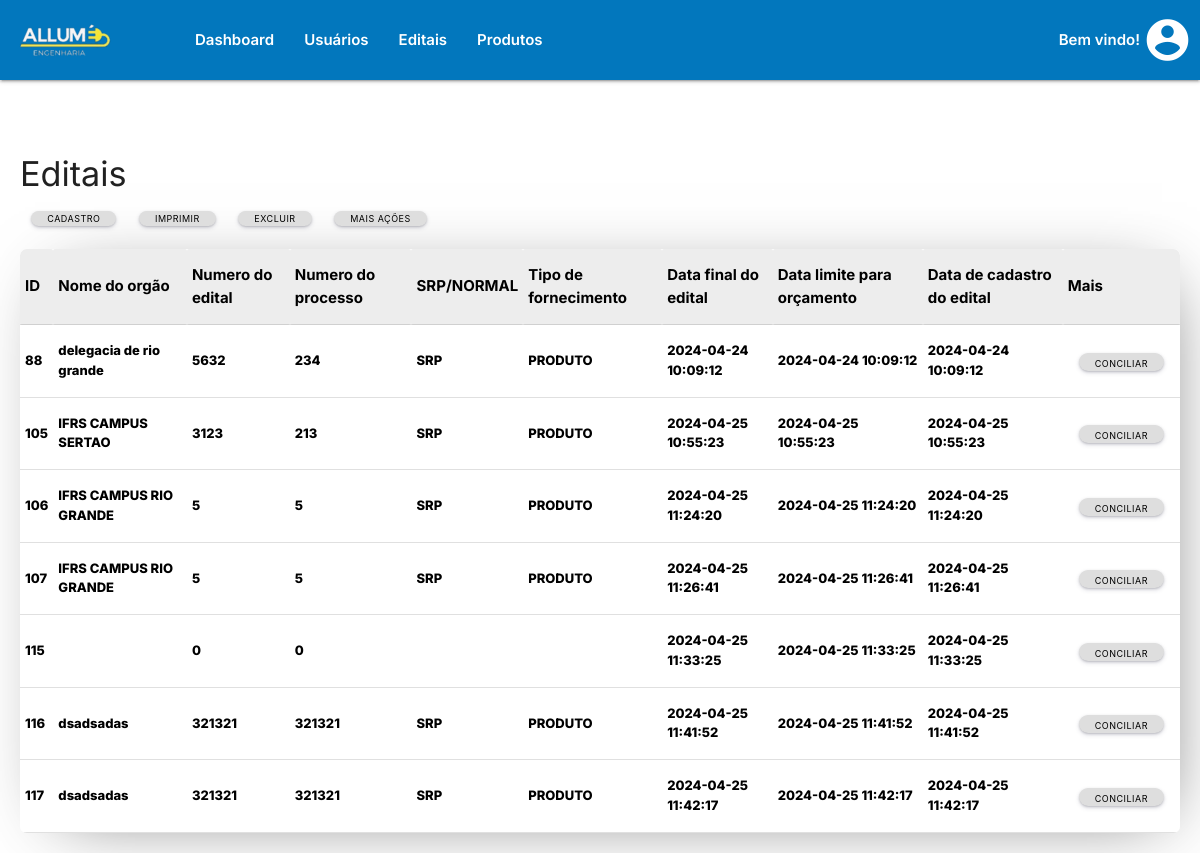
Before: /teste/tabelaEditais.php with the older database file.
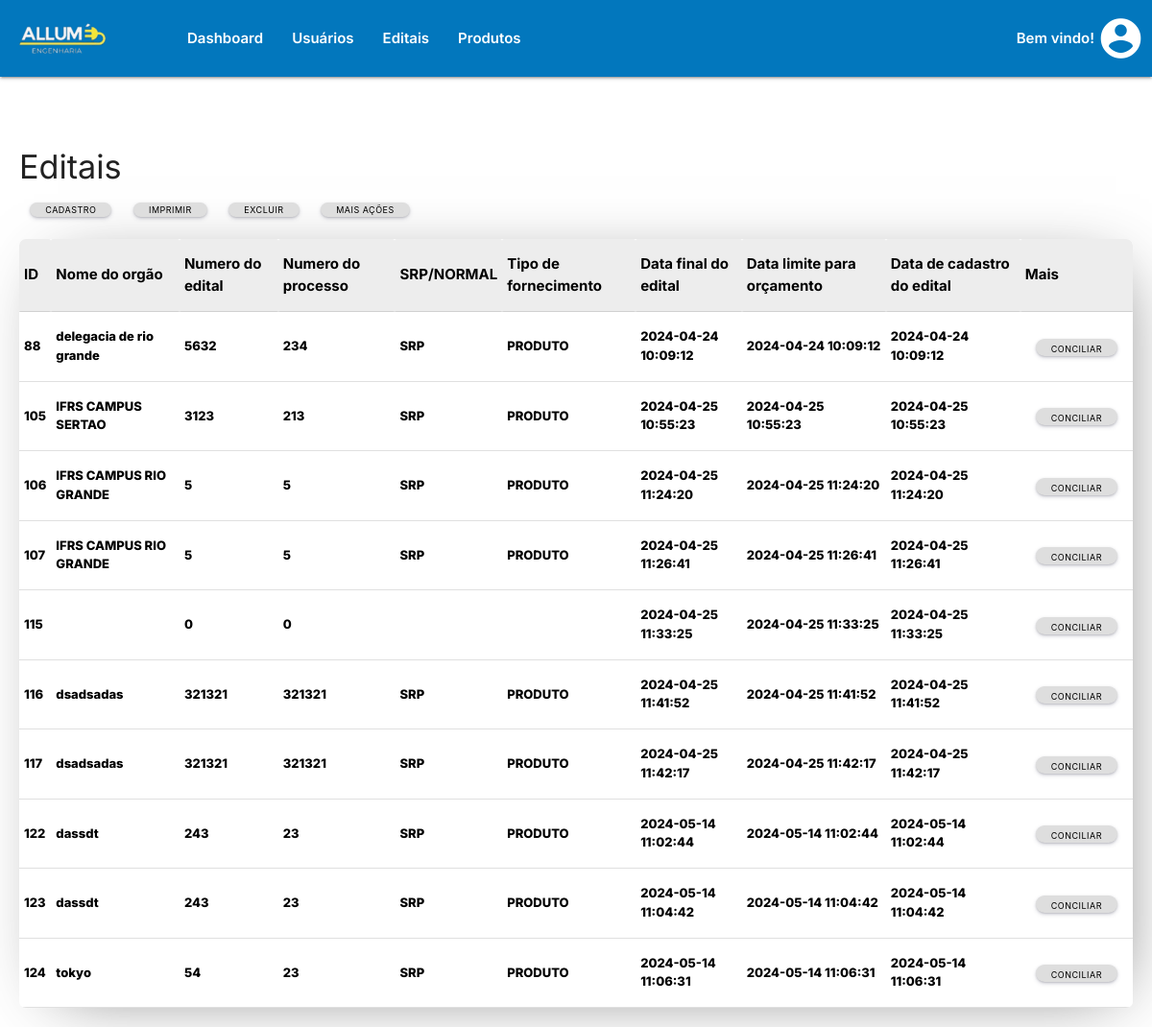
After: the same page with the newer database file.
### tables this page shows
CREATE TABLE `editais` (
  `id` int(11) NOT NULL,
  `nome_edital` varchar(255) DEFAULT NULL,
  `nome_orgao_edital` varchar(255) DEFAULT NULL,
  `numero_edital` float DEFAULT NULL,
  `numero_processo` float DEFAULT NULL,
  `modalidade_edital` varchar(255) DEFAULT NULL,
  `tipo_documento` varchar(255) DEFAULT NULL,
  `tipo_fornecimento` varchar(255) DEFAULT NULL,
  `data_final_edital` datetime DEFAULT NULL,
  `data_cadastro_edital` datetime DEFAULT NULL,
  `data_limite_orcamento_edital` datetime DEFAULT NULL,
  `valor_referencia_produto` float DEFAULT NULL,
  `arquivo_edital` varchar(255) DEFAULT NULL
);

### teste/tabelaEditais.php (the view, shortened to what this page needs)
<!DOCTYPE html>
<html lang="en">
<head>
    <link rel="stylesheet" href="https://cdnjs.cloudflare.com/ajax/libs/materialize/1.0.0/css/materialize.min.css">
    <link rel="stylesheet" href="css/styles.css" />
</head>
<body>
<nav>
    <div class="nav-wrapper light-blue darken-3" id="nav" style="display: flex; align-items: center;">
    <img src="./img/logo3.png" id="brand-logo" style="margin: 0;">
        <ul class="right" style="margin-left: 50px;">
            <li><a href="paginainicialadmin.php">Dashboard</a></li>
            <li><a href="usuarios.php">Usuários</a></li>
            <li><a href="tabelaeditais.php">Editais</a></li>
            <li><a href="tabelaprodutos.php">Produtos</a></li>
        </ul>
        <a href="paginaInicialAdmin.php" style="margin-left: auto;"><p class="white-text" style="margin-right: 60px;">Bem vindo! <?php echo $_SESSION['nome'] ?> </p></a>
        <i class="dropdown-trigger large material-icons brand-logo right "data-target="dropdown-account" style="font-size: 50px;color: white;">account_circle</i>
    </div>
</nav>
<div class="main-content">
    <br>
    <h4>Editais</h4>
<div class="container-botao-tabelaEditais">
 <div class="row">
        <div class="col s1">
            <button class="btn"><a href="editais.php" class="adiferente">Cadastro</a></button>
        </div>
        <div class="col s1">
        <button class="btn">imprimir</button>
        </div>
        <div class="col s1">
        <button class="btn">excluir</button>
        </div>
        <div class="col s1">
        <button class="btn">mais ações</button>
        </div>
</div>
    <section class="usuarios">
        <?php
        $host = "localhost";
        $dbname = "allume";
        $username = "root";
        $password = "";
        $dbcon = mysqli_connect($host, $username, $password, $dbname);
        $query_editais = "SELECT * FROM editais";
        $result_editais = mysqli_query($dbcon, $query_editais);
        if ($result_editais) {
           $num_rows = mysqli_num_rows($result_editais);
            if ($num_rows > 0) {
                echo "<table class='funcionarios' id='tabela_editais'>";
                echo "<thead>";
                echo "<tr>";
                echo "<th>ID</th>";
                echo "<th>Nome do orgão</th>";
                echo "<th>Numero do edital</th>";
                echo "<th>Numero do processo</th>";
                echo "<th>SRP/NORMAL</th>";
                echo "<th>Tipo de fornecimento</th>";
                echo "<th>Data final do edital</th>";
                echo "<th>Data limite para orçamento</th>";
                echo "<th>Data de cadastro do edital</th>";
                echo "<th>Mais</th>";
                echo "</tr>";
                echo "</thead>";
                echo "<tbody>";
            while ($row = mysqli_fetch_assoc($result_editais)) {
                    echo "<tr>";
                    echo "<td onclick=\"enviarFormulario('" . $row['id'] . "')\">" . $row["id"] . "</td>";
                    echo "<td onclick=\"enviarFormulario('" . $row['id'] . "')\" >" . $row["nome_orgao_edital"] . "</td>";
                    echo "<td onclick=\"enviarFormulario('" . $row['id'] . "')\">" . $row["numero_edital"] . "</td>";
                    echo "<td onclick=\"enviarFormulario('" . $row['id'] . "')\">" . $row["numero_processo"] . "</td>";
                    echo "<td onclick=\"enviarFormulario('" . $row['id'] . "')\">" . $row["tipo_documento"] . "</td>";
                    echo "<td onclick=\"enviarFormulario('" . $row['id'] . "')\">" . $row["tipo_fornecimento"] . "</td>";
                    echo "<td onclick=\"enviarFormulario('" . $row['id'] . "')\">" . $row["data_final_edital"] . "</td>";
                    echo "<td onclick=\"enviarFormulario('" . $row['id'] . "')\">" . $row["data_limite_orcamento_edital"] . "</td>";
                    echo "<td onclick=\"enviarFormulario('" . $row['id'] . "')\">" . $row["data_cadastro_edital"] . "</td>";
                    echo "<td>";
                    echo "
                    <div class='card-body'>
                        <form method='post' action='conciliacao.php'>
                            <input type='hidden' name='id' value='" . $row['id'] . "'>
                            <button type='submit' class='btn btn-primary'>
                                <i class='fa fa-cart-plus mr-2'></i>Conciliar
                            </button>
                        </form>
                    </div>
                   ";
                    echo "</td>";
                    echo "</tr>";
                }
                echo "</tbody>";
                echo "</table>";
            }
        } else {
            echo "Erro na consulta: " . mysqli_error($dbcon);
        }
        ?>
    </section>
</div>
</body>
</html>

Changed rows visible on the page:
added editais: id "122", nome_orgao_edital "dassdt", numero_edital "243", numero_processo "23", tipo_documento "SRP", tipo_fornecimento "PRODUTO", data_final_edital "2024-05-14 11:02:44", data_limite_orcamento_edital "2024-05-14 11:02:44", data_cadastro_edital "2024-05-14 11:02:44"
added editais: id "123", nome_orgao_edital "dassdt", numero_edital "243", numero_processo "23", tipo_documento "SRP", tipo_fornecimento "PRODUTO", data_final_edital "2024-05-14 11:04:42", data_limite_orcamento_edital "2024-05-14 11:04:42", data_cadastro_edital "2024-05-14 11:04:42"
added editais: id "124", nome_orgao_edital "tokyo", numero_edital "54", numero_processo "23", tipo_documento "SRP", tipo_fornecimento "PRODUTO", data_final_edital "2024-05-14 11:06:31", data_limite_orcamento_edital "2024-05-14 11:06:31", data_cadastro_edital "2024-05-14 11:06:31"
